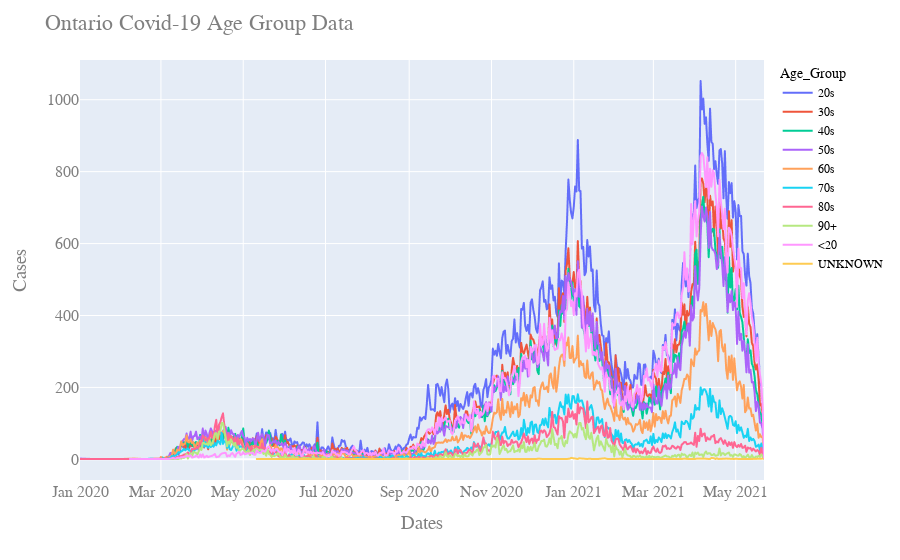

Notebook code for this chart:
### Code cell
fig21 = px.line(df21, x=df21.index, y="Cases",color='Age_Group')#,log_y=True)
fig21.update_layout(
    title="Ontario Covid-19 Age Group Data",
    xaxis_title="Dates",
    yaxis_title="Cases",
    font=dict(
        family="Courier New, monospace",
        size=16,
        color="#7f7f7f"
    ),
    legend=dict(
        font=dict(
            family="sans-serif",
            size=12,
            color="black"
        )
    )
)
fig21.show()
#fig21.write_html("Age_Group.html")

### Figure 1 — Plotly figure (JSON) as saved in the notebook; plotly's stock layout.template omitted (floating-point values rounded to 4 significant figures; data arrays with more than 128 entries replaced by an {"elided": "..."} marker saying what was removed)
{"data": [{"hovertemplate": "Age_Group=20s<br>Accurate_Episode_Date=%{x}<br>Cases=%{y}<extra></extra>", "legendgroup": "20s", "line": {"color": "#636efa", "dash": "solid"}, "mode": "lines", "name": "20s", "showlegend": true, "type": "scattergl", "x": {"elided": "457 str values"}, "xaxis": "x", "y": {"elided": "457 int values"}, "yaxis": "y"}, {"hovertemplate": "Age_Group=30s<br>Accurate_Episode_Date=%{x}<br>Cases=%{y}<extra></extra>", "legendgroup": "30s", "line": {"color": "#EF553B", "dash": "solid"}, "mode": "lines", "name": "30s", "showlegend": true, "type": "scattergl", "x": {"elided": "454 str values"}, "xaxis": "x", "y": {"elided": "454 int values"}, "yaxis": "y"}, {"hovertemplate": "Age_Group=40s<br>Accurate_Episode_Date=%{x}<br>Cases=%{y}<extra></extra>", "legendgroup": "40s", "line": {"color": "#00cc96", "dash": "solid"}, "mode": "lines", "name": "40s", "showlegend": true, "type": "scattergl", "x": {"elided": "452 str values"}, "xaxis": "x", "y": {"elided": "452 int values"}, "yaxis": "y"}, {"hovertemplate": "Age_Group=50s<br>Accurate_Episode_Date=%{x}<br>Cases=%{y}<extra></extra>", "legendgroup": "50s", "line": {"color": "#ab63fa", "dash": "solid"}, "mode": "lines", "name": "50s", "showlegend": true, "type": "scattergl", "x": {"elided": "458 str values"}, "xaxis": "x", "y": {"elided": "458 int values"}, "yaxis": "y"}, {"hovertemplate": "Age_Group=60s<br>Accurate_Episode_Date=%{x}<br>Cases=%{y}<extra></extra>", "legendgroup": "60s", "line": {"color": "#FFA15A", "dash": "solid"}, "mode": "lines", "name": "60s", "showlegend": true, "type": "scattergl", "x": {"elided": "460 str values"}, "xaxis": "x", "y": {"elided": "460 int values"}, "yaxis": "y"}, {"hovertemplate": "Age_Group=70s<br>Accurate_Episode_Date=%{x}<br>Cases=%{y}<extra></extra>", "legendgroup": "70s", "line": {"color": "#19d3f3", "dash": "solid"}, "mode": "lines", "name": "70s", "showlegend": true, "type": "scattergl", "x": {"elided": "451 str values"}, "xaxis": "x", "y": {"elided": "451 int values"}, "yaxis": "y"}, {"hovertemplate": "Age_Group=80s<br>Accurate_Episode_Date=%{x}<br>Cases=%{y}<extra></extra>", "legendgroup": "80s", "line": {"color": "#FF6692", "dash": "solid"}, "mode": "lines", "name": "80s", "showlegend": true, "type": "scattergl", "x": {"elided": "437 str values"}, "xaxis": "x", "y": {"elided": "437 int values"}, "yaxis": "y"}, {"hovertemplate": "Age_Group=90+<br>Accurate_Episode_Date=%{x}<br>Cases=%{y}<extra></extra>", "legendgroup": "90+", "line": {"color": "#B6E880", "dash": "solid"}, "mode": "lines", "name": "90+", "showlegend": true, "type": "scattergl", "x": {"elided": "404 str values"}, "xaxis": "x", "y": {"elided": "404 int values"}, "yaxis": "y"}, {"hovertemplate": "Age_Group=<20<br>Accurate_Episode_Date=%{x}<br>Cases=%{y}<extra></extra>", "legendgroup": "<20", "line": {"color": "#FF97FF", "dash": "solid"}, "mode": "lines", "name": "<20", "showlegend": true, "type": "scattergl", "x": {"elided": "443 str values"}, "xaxis": "x", "y": {"elided": "443 int values"}, "yaxis": "y"}, {"hovertemplate": "Age_Group=UNKNOWN<br>Accurate_Episode_Date=%{x}<br>Cases=%{y}<extra></extra>", "legendgroup": "UNKNOWN", "line": {"color": "#FECB52", "dash": "solid"}, "mode": "lines", "name": "UNKNOWN", "showlegend": true, "type": "scattergl", "x": ["2020-05-11T00:00:00", "2020-08-30T00:00:00", "2020-09-19T00:00:00", "2020-09-29T00:00:00", "2020-10-04T00:00:00", "2020-10-06T00:00:00", "2020-10-07T00:00:00", "2020-10-12T00:00:00", "2020-10-13T00:00:00", "2020-10-14T00:00:00", "2020-10-18T00:00:00", "2020-10-21T00:00:00", "2020-11-15T00:00:00", "2020-11-18T00:00:00", "2020-12-04T00:00:00", "2020-12-06T00:00:00", "2020-12-09T00:00:00", "2020-12-12T00:00:00", "2020-12-13T00:00:00", "2020-12-15T00:00:00", "2020-12-17T00:00:00", "2020-12-19T00:00:00", "2020-12-21T00:00:00", "2020-12-27T00:00:00", "2020-12-29T00:00:00", "2020-12-30T00:00:00", "2021-01-04T00:00:00", "2021-01-05T00:00:00", "2021-01-11T00:00:00", "2021-01-13T00:00:00", "2021-01-14T00:00:00", "2021-01-16T00:00:00", "2021-01-18T00:00:00", "2021-01-19T00:00:00", "2021-01-24T00:00:00", "2021-01-26T00:00:00", "2021-01-31T00:00:00", "2021-02-07T00:00:00", "2021-02-09T00:00:00", "2021-02-11T00:00:00", "2021-02-12T00:00:00", "2021-02-22T00:00:00", "2021-02-26T00:00:00", "2021-02-28T00:00:00", "2021-03-01T00:00:00", "2021-03-02T00:00:00", "2021-03-03T00:00:00", "2021-03-06T00:00:00", "2021-03-07T00:00:00", "2021-03-08T00:00:00", "2021-03-09T00:00:00", "2021-03-16T00:00:00", "2021-03-22T00:00:00", "2021-03-24T00:00:00", "2021-03-27T00:00:00", "2021-03-30T00:00:00", "2021-03-31T00:00:00", "2021-04-01T00:00:00", "2021-04-02T00:00:00", "2021-04-08T00:00:00", "2021-04-11T00:00:00", "2021-04-12T00:00:00", "2021-04-13T00:00:00", "2021-04-15T00:00:00", "2021-04-16T00:00:00", "2021-04-17T00:00:00", "2021-04-18T00:00:00", "2021-04-24T00:00:00", "2021-04-30T00:00:00", "2021-05-01T00:00:00", "2021-05-03T00:00:00", "2021-05-10T00:00:00", "2021-05-12T00:00:00", "2021-05-21T00:00:00"], "xaxis": "x", "y": [1, 1, 1, 1, 1, 1, 1, 1, 1, 1, 1, 1, 1, 1, 1, 2, 1, 1, 1, 1, 1, 1, 1, 1, 2, 4, 1, 3, 1, 2, 1, 1, 1, 1, 3, 1, 1, 2, 1, 1, 1, 1, 1, 1, 1, 1, 1, 1, 1, 1, 1, 1, 1, 2, 1, 1, 1, 1, 2, 2, 1, 1, 4, 3, 1, 3, 1, 2, 1, 2, 1, 1, 1, 2], "yaxis": "y"}], "layout": {"font": {"color": "#7f7f7f", "family": "Courier New, monospace", "size": 16}, "legend": {"font": {"color": "black", "family": "sans-serif", "size": 12}, "title": {"text": "Age_Group"}, "tracegroupgap": 0}, "margin": {"t": 60}, "title": {"text": "Ontario Covid-19 Age Group Data"}, "xaxis": {"anchor": "y", "domain": [0, 1], "title": {"text": "Dates"}}, "yaxis": {"anchor": "x", "domain": [0, 1], "title": {"text": "Cases"}}}}
